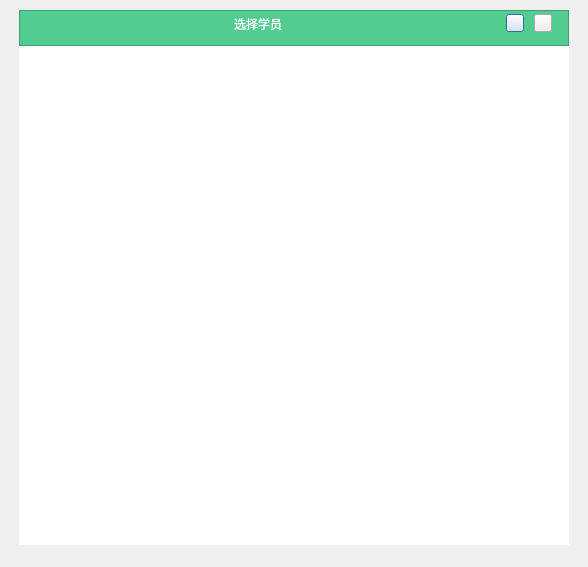
<?xml version="1.0" encoding="UTF-8"?>
<ui version="4.0">
 <class>DoublePubStuChoiceUI</class>
 <widget class="QDialog" name="DoublePubStuChoiceUI">
  <property name="geometry">
   <rect>
    <x>0</x>
    <y>0</y>
    <width>588</width>
    <height>567</height>
   </rect>
  </property>
  <property name="windowTitle">
   <string>Dialog</string>
  </property>
  <property name="styleSheet">
   <string notr="true"/>
  </property>
  <layout class="QGridLayout" name="gridLayout_2">
   <property name="leftMargin">
    <number>0</number>
   </property>
   <property name="topMargin">
    <number>0</number>
   </property>
   <property name="rightMargin">
    <number>0</number>
   </property>
   <property name="bottomMargin">
    <number>0</number>
   </property>
   <property name="spacing">
    <number>0</number>
   </property>
   <item row="2" column="0">
    <widget class="QLabel" name="label_4">
     <property name="minimumSize">
      <size>
       <width>19</width>
       <height>0</height>
      </size>
     </property>
     <property name="maximumSize">
      <size>
       <width>19</width>
       <height>16777215</height>
      </size>
     </property>
     <property name="styleSheet">
      <string notr="true">border-image: url(:/widget/img/widget/back.png) 6 352 18 0;
</string>
     </property>
     <property name="text">
      <string/>
     </property>
    </widget>
   </item>
   <item row="2" column="2">
    <widget class="QLabel" name="label_6">
     <property name="minimumSize">
      <size>
       <width>19</width>
       <height>0</height>
      </size>
     </property>
     <property name="maximumSize">
      <size>
       <width>19</width>
       <height>16777215</height>
      </size>
     </property>
     <property name="styleSheet">
      <string notr="true">border-image: url(:/widget/img/widget/back.png) 10 0 18 352;</string>
     </property>
     <property name="text">
      <string/>
     </property>
    </widget>
   </item>
   <item row="0" column="0" colspan="3">
    <widget class="QLabel" name="label_5">
     <property name="minimumSize">
      <size>
       <width>0</width>
       <height>10</height>
      </size>
     </property>
     <property name="maximumSize">
      <size>
       <width>16777215</width>
       <height>10</height>
      </size>
     </property>
     <property name="styleSheet">
      <string notr="true">border-image: url(:/widget/img/widget/back.png) 0 0 194 0;
</string>
     </property>
     <property name="text">
      <string/>
     </property>
    </widget>
   </item>
   <item row="2" column="1">
    <widget class="CWidget" name="backframe" native="true">
     <property name="minimumSize">
      <size>
       <width>550</width>
       <height>535</height>
      </size>
     </property>
     <property name="maximumSize">
      <size>
       <width>550</width>
       <height>535</height>
      </size>
     </property>
     <property name="styleSheet">
      <string notr="true">#backframe
{
	background-color: rgb(255, 255, 255);
	

}</string>
     </property>
     <layout class="QVBoxLayout" name="verticalLayout_2">
      <property name="spacing">
       <number>0</number>
      </property>
      <property name="leftMargin">
       <number>0</number>
      </property>
      <property name="topMargin">
       <number>0</number>
      </property>
      <property name="rightMargin">
       <number>0</number>
      </property>
      <property name="bottomMargin">
       <number>2</number>
      </property>
      <item>
       <widget class="QFrame" name="Titleframe">
        <property name="minimumSize">
         <size>
          <width>0</width>
          <height>36</height>
         </size>
        </property>
        <property name="maximumSize">
         <size>
          <width>16777215</width>
          <height>36</height>
         </size>
        </property>
        <property name="styleSheet">
         <string notr="true">#Titleframe{
background-color: rgb(82, 204, 144);
}</string>
        </property>
        <property name="frameShape">
         <enum>QFrame::StyledPanel</enum>
        </property>
        <property name="frameShadow">
         <enum>QFrame::Raised</enum>
        </property>
        <layout class="QHBoxLayout" name="horizontalLayout_3">
         <property name="spacing">
          <number>10</number>
         </property>
         <property name="leftMargin">
          <number>0</number>
         </property>
         <property name="topMargin">
          <number>0</number>
         </property>
         <property name="rightMargin">
          <number>16</number>
         </property>
         <property name="bottomMargin">
          <number>10</number>
         </property>
         <item>
          <widget class="QLabel" name="label">
           <property name="minimumSize">
            <size>
             <width>0</width>
             <height>26</height>
            </size>
           </property>
           <property name="maximumSize">
            <size>
             <width>16777215</width>
             <height>26</height>
            </size>
           </property>
           <property name="styleSheet">
            <string notr="true">color: rgb(255, 255, 255);
font: 16px &quot;微软雅黑&quot;;</string>
           </property>
           <property name="text">
            <string>选择学员</string>
           </property>
           <property name="alignment">
            <set>Qt::AlignCenter</set>
           </property>
          </widget>
         </item>
         <item>
          <widget class="QPushButton" name="btnMinimize">
           <property name="minimumSize">
            <size>
             <width>18</width>
             <height>18</height>
            </size>
           </property>
           <property name="maximumSize">
            <size>
             <width>18</width>
             <height>18</height>
            </size>
           </property>
           <property name="styleSheet">
            <string notr="true">QPushButton{	
	border-image: url(:/Login/img/Login/min_green_Normal.png);
}

QPushButton:hover{		
	border-image: url(:/Login/img/Login/mic_green_Click.png);
}

QPushButton:pressed{
	border-image: url(:/Login/img/Login/min_green_Normal.png);
}

QPussButton:disable{
	border-image: url(:/Login/img/Login/min_green_Normal.png);
}</string>
           </property>
           <property name="text">
            <string/>
           </property>
          </widget>
         </item>
         <item>
          <widget class="QPushButton" name="btnClose">
           <property name="minimumSize">
            <size>
             <width>18</width>
             <height>18</height>
            </size>
           </property>
           <property name="maximumSize">
            <size>
             <width>18</width>
             <height>18</height>
            </size>
           </property>
           <property name="styleSheet">
            <string notr="true">QPushButton{	
	border-image: url(:/Login/img/Login/close_green_Normal.png);
}

QPushButton:hover{		
	border-image: url(:/Login/img/Login/close_green_Click.png);
}

QPushButton:pressed{
	border-image: url(:/Login/img/Login/close_green_Normal.png);
}

QPussButton:disable{
	border-image: url(:/Login/img/Login/close_green_Normal.png);
}</string>
           </property>
           <property name="text">
            <string/>
           </property>
          </widget>
         </item>
        </layout>
       </widget>
      </item>
      <item>
       <layout class="QVBoxLayout" name="verticalLayout_3">
        <property name="spacing">
         <number>10</number>
        </property>
        <property name="leftMargin">
         <number>30</number>
        </property>
        <property name="rightMargin">
         <number>40</number>
        </property>
        <property name="bottomMargin">
         <number>10</number>
        </property>
        <item>
         <widget class="QListWidget" name="ListWidget">
          <property name="focusPolicy">
           <enum>Qt::NoFocus</enum>
          </property>
          <property name="styleSheet">
           <string notr="true">#ListWidget
{
	background-color: rgb(255, 255, 255);
	border:0px;
}

/*滚动条样式 开始*/
QScrollBar:vertical
{
border-radius:4px;
width:6px;
background:rgba(255,255,255, 255);
margin:0px,0px,0px,0px;

}

QScrollBar::handle:vertical
{
background:rgba(210,210,210, 255);
border-radius:3px;
min-height:20;
border: 1px solid #D2D2D2;
}</string>
          </property>
         </widget>
        </item>
        <item>
         <widget class="QLabel" name="tipLab">
          <property name="styleSheet">
           <string notr="true">color: rgb(68, 68, 68);
font: 12px &quot;微软雅黑&quot;;</string>
          </property>
          <property name="text">
           <string/>
          </property>
         </widget>
        </item>
       </layout>
      </item>
     </layout>
    </widget>
   </item>
   <item row="3" column="0" colspan="3">
    <widget class="QLabel" name="label_7">
     <property name="minimumSize">
      <size>
       <width>0</width>
       <height>22</height>
      </size>
     </property>
     <property name="maximumSize">
      <size>
       <width>16777215</width>
       <height>22</height>
      </size>
     </property>
     <property name="styleSheet">
      <string notr="true">border-image: url(:/widget/img/widget/back.png) 182 0 0 0;</string>
     </property>
     <property name="text">
      <string/>
     </property>
    </widget>
   </item>
  </layout>
 </widget>
 <customwidgets>
  <customwidget>
   <class>CWidget</class>
   <extends>QWidget</extends>
   <header>cwidget.h</header>
   <container>1</container>
  </customwidget>
 </customwidgets>
 <resources>
  <include location="../../VLive/VLive.qrc"/>
 </resources>
 <connections/>
</ui>
